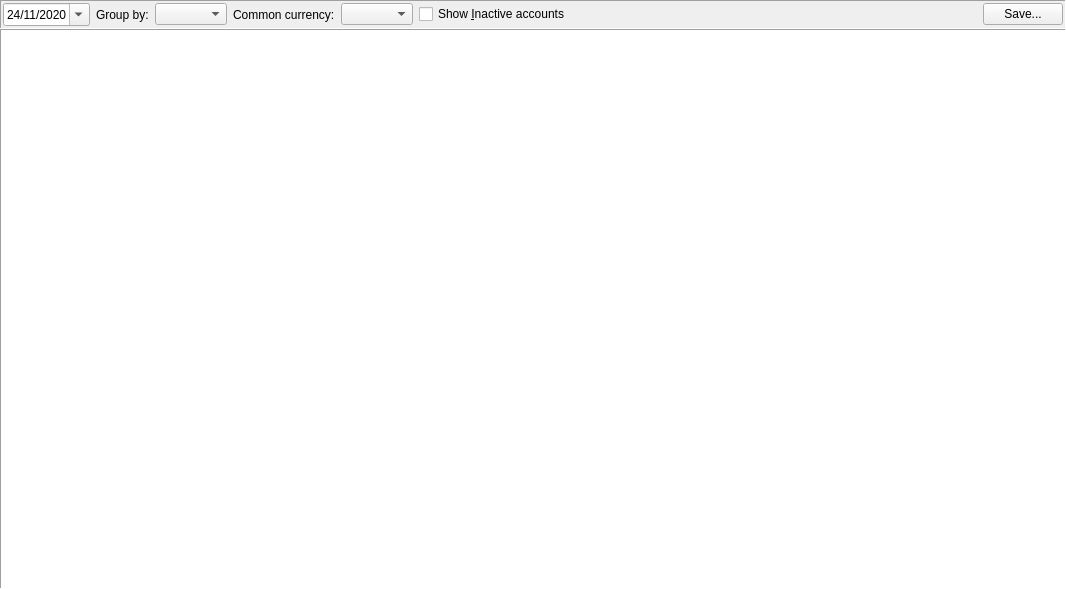
<?xml version="1.0" encoding="UTF-8"?>
<ui version="4.0">
 <class>PortfolioWidget</class>
 <widget class="QWidget" name="PortfolioWidget">
  <property name="geometry">
   <rect>
    <x>0</x>
    <y>0</y>
    <width>1066</width>
    <height>589</height>
   </rect>
  </property>
  <property name="windowTitle">
   <string>Asset Portfolio</string>
  </property>
  <layout class="QVBoxLayout" name="verticalLayout">
   <property name="spacing">
    <number>0</number>
   </property>
   <property name="leftMargin">
    <number>0</number>
   </property>
   <property name="topMargin">
    <number>0</number>
   </property>
   <property name="rightMargin">
    <number>0</number>
   </property>
   <property name="bottomMargin">
    <number>0</number>
   </property>
   <item>
    <widget class="QFrame" name="PortfolioParamsFrame">
     <property name="frameShape">
      <enum>QFrame::Panel</enum>
     </property>
     <property name="frameShadow">
      <enum>QFrame::Sunken</enum>
     </property>
     <layout class="QHBoxLayout" name="horizontalLayout_8">
      <property name="spacing">
       <number>6</number>
      </property>
      <property name="leftMargin">
       <number>2</number>
      </property>
      <property name="topMargin">
       <number>2</number>
      </property>
      <property name="rightMargin">
       <number>2</number>
      </property>
      <property name="bottomMargin">
       <number>2</number>
      </property>
      <item>
       <widget class="QDateEdit" name="PortfolioDate">
        <property name="dateTime">
         <datetime>
          <hour>0</hour>
          <minute>0</minute>
          <second>0</second>
          <year>2020</year>
          <month>11</month>
          <day>24</day>
         </datetime>
        </property>
        <property name="displayFormat">
         <string>dd/MM/yyyy</string>
        </property>
        <property name="calendarPopup">
         <bool>true</bool>
        </property>
        <property name="timeSpec">
         <enum>Qt::UTC</enum>
        </property>
       </widget>
      </item>
      <item>
       <widget class="QLabel" name="GroupLbl">
        <property name="text">
         <string>Group by:</string>
        </property>
       </widget>
      </item>
      <item>
       <widget class="QComboBox" name="GroupCombo"/>
      </item>
      <item>
       <widget class="QLabel" name="PortfolioCurrencyLbl">
        <property name="text">
         <string>Common currency:</string>
        </property>
       </widget>
      </item>
      <item>
       <widget class="CurrencyComboBox" name="PortfolioCurrencyCombo"/>
      </item>
      <item>
       <widget class="QCheckBox" name="ShowInactiveAccounts">
        <property name="text">
         <string>Show &amp;Inactive accounts</string>
        </property>
       </widget>
      </item>
      <item>
       <spacer name="horizontalSpacer">
        <property name="orientation">
         <enum>Qt::Horizontal</enum>
        </property>
        <property name="sizeHint" stdset="0">
         <size>
          <width>1411</width>
          <height>20</height>
         </size>
        </property>
       </spacer>
      </item>
      <item>
       <widget class="QPushButton" name="SaveButton">
        <property name="text">
         <string>Save...</string>
        </property>
       </widget>
      </item>
     </layout>
    </widget>
   </item>
   <item>
    <widget class="QTreeView" name="PortfolioTreeView">
     <property name="frameShape">
      <enum>QFrame::Panel</enum>
     </property>
     <property name="alternatingRowColors">
      <bool>true</bool>
     </property>
     <property name="animated">
      <bool>true</bool>
     </property>
     <property name="allColumnsShowFocus">
      <bool>true</bool>
     </property>
    </widget>
   </item>
  </layout>
 </widget>
 <customwidgets>
  <customwidget>
   <class>CurrencyComboBox</class>
   <extends>QComboBox</extends>
   <header>jal/widgets/account_select.h</header>
  </customwidget>
 </customwidgets>
 <resources/>
 <connections/>
</ui>
